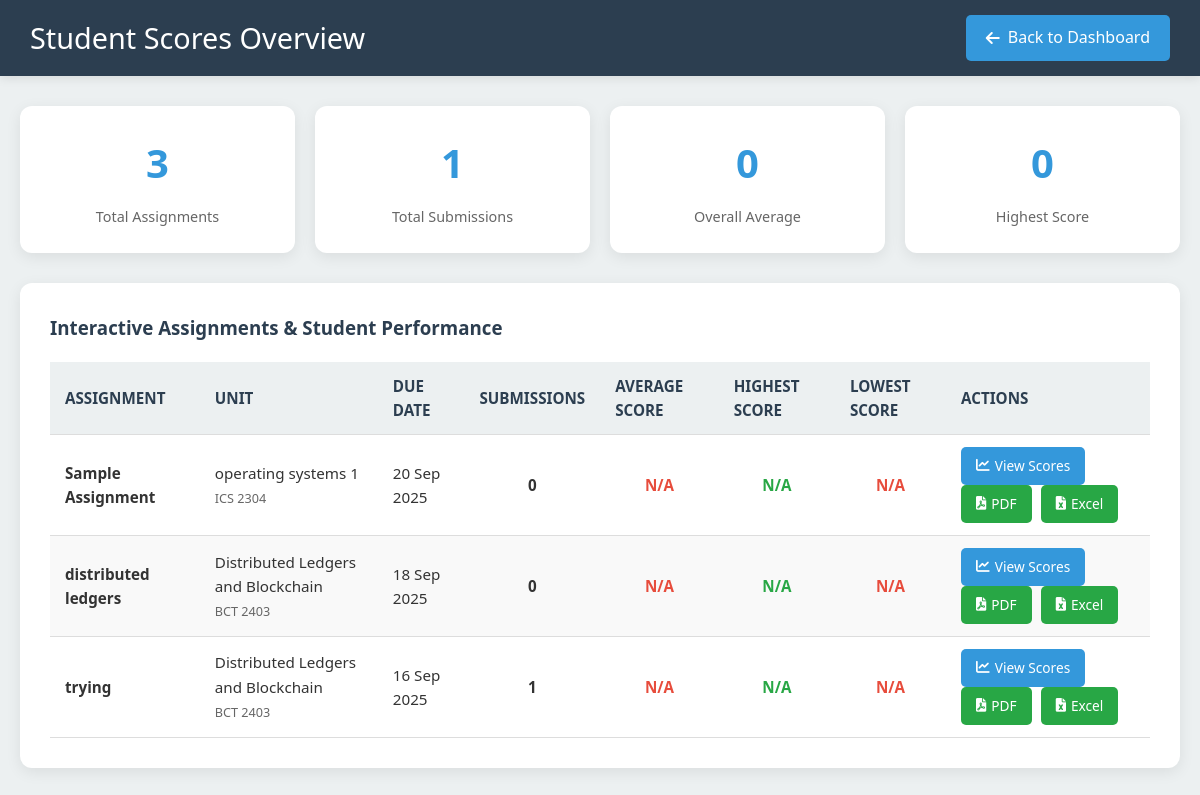
The app's page /lecturer/scores_overview.php (signed in), older data.
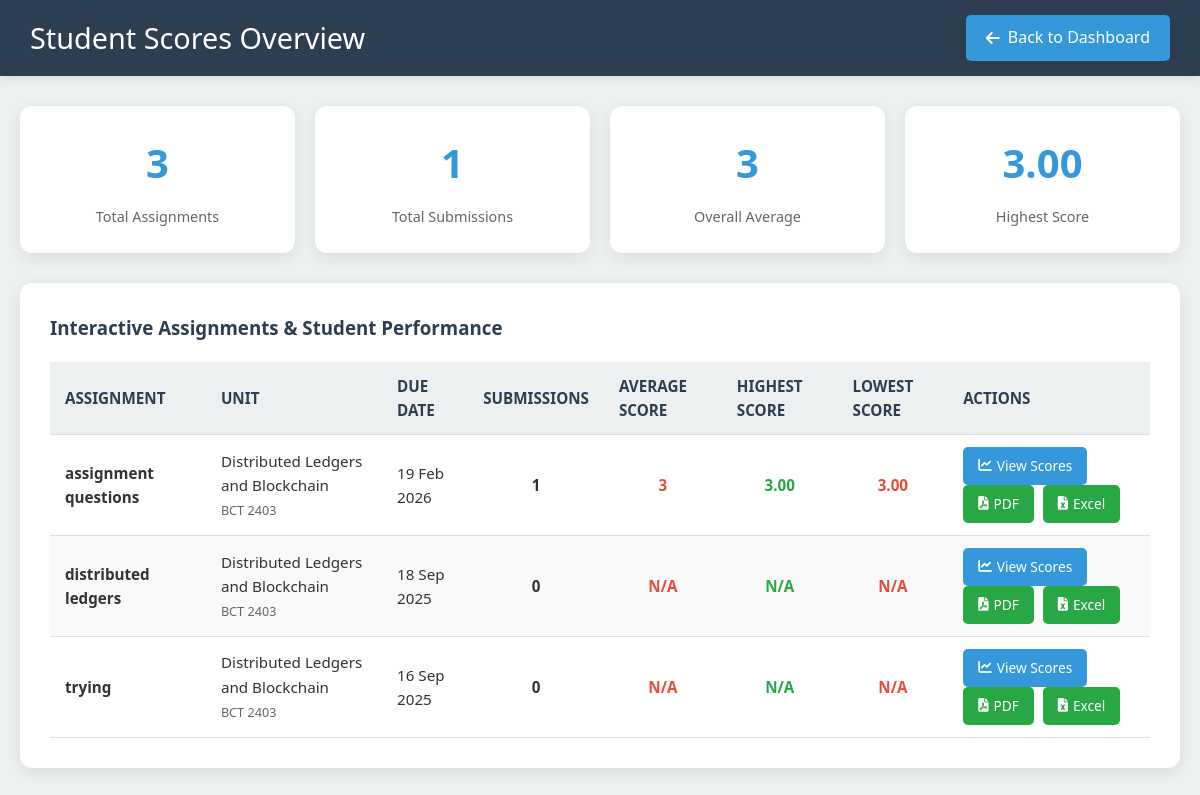
The same page, newer data.
### tables this page shows
CREATE TABLE `interactive_assignments` (
  `id` int NOT NULL,
  `lecturer_id` int NOT NULL,
  `unit_id` int NOT NULL,
  `title` varchar(255) NOT NULL,
  `description` text,
  `due_date` datetime DEFAULT NULL,
  `created_at` timestamp NULL DEFAULT CURRENT_TIMESTAMP
);

CREATE TABLE `units` (
  `id` int NOT NULL,
  `name` varchar(100) DEFAULT NULL,
  `code` varchar(50) DEFAULT NULL,
  `course_id` int DEFAULT NULL,
  `year` int DEFAULT NULL,
  `semester` int NOT NULL
);

### lecturer/scores_overview.php (the view, shortened to what the changed rows need)
<?php
require_once '../config/db.php';
$lecturer_id = $_SESSION['user_id'];
try {
    $assignments_stmt = $conn->prepare("
        SELECT a.id, a.title, a.due_date, u.name AS unit_name, u.code AS unit_code,
               COUNT(s.id) as submission_count,
               AVG(s.score) as average_score,
               MAX(s.score) as highest_score,
               MIN(s.score) as lowest_score
        FROM interactive_assignments a
        JOIN units u ON a.unit_id = u.id
        LEFT JOIN interactive_submissions s ON a.id = s.assignment_id
        WHERE a.lecturer_id = ?
        GROUP BY a.id, a.title, a.due_date, u.name, u.code
        ORDER BY a.due_date DESC
    ");
    $assignments_stmt->bind_param("i", $lecturer_id);
    $assignments_stmt->execute();
    $assignments = $assignments_stmt->get_result()->fetch_all(MYSQLI_ASSOC);
} catch (Exception $e) {
    error_log("Error fetching assignments: " . $e->getMessage());
    $assignments = [];
}
?>
<!DOCTYPE html>
<html lang="en">
<head>
    <link rel="stylesheet" href="https://cdnjs.cloudflare.com/ajax/libs/font-awesome/6.0.0-beta3/css/all.min.css">
</head>
<body>
    <header class="header">
        <h1>Student Scores Overview</h1>
    </header>
    <div class="container">
        <div class="stats-grid">
            <div class="stat-card">
                <div class="stat-number">
                    <?php
                    $avgScores = array_filter(array_column($assignments, 'average_score'), function($v) { return $v !== null; });
                    echo count($avgScores) > 0 ? round(array_sum($avgScores) / count($avgScores), 1) : '0';
                    ?>
                </div>
                <div class="stat-label">Overall Average</div>
            </div>
            <div class="stat-card">
                <div class="stat-number">
                    <?php
                    $maxScores = array_filter(array_column($assignments, 'highest_score'), function($v) { return $v !== null; });
                    echo count($maxScores) > 0 ? max($maxScores) : '0';
                    ?>
                </div>
                <div class="stat-label">Highest Score</div>
            </div>
        </div>
        <div class="assignments-table">
            <?php if (empty($assignments)): ?>
                <div class="no-data">
                    <i class="fas fa-inbox" style="font-size: 3em; color: #ccc; margin-bottom: 15px;"></i>
                    <p>No interactive assignments found. <a href="create_questions.php">Create your first assignment</a></p>
                </div>
            <?php else: ?>
                <table>
                    <thead>
                        <tr>
                            <th>Assignment</th>
                            <th>Unit</th>
                            <th>Due Date</th>
                            <th>Submissions</th>
                            <th>Average Score</th>
                            <th>Highest Score</th>
                            <th>Lowest Score</th>
                            <th>Actions</th>
                        </tr>
                    </thead>
                    <tbody>
                        <?php foreach ($assignments as $assignment): ?>
                            <tr>
                                <td>
                                    <strong><?= htmlspecialchars($assignment['title']) ?></strong>
                                </td>
                                <td>
                                    <?= htmlspecialchars($assignment['unit_name']) ?><br>
                                    <small style="color: #666;"><?= htmlspecialchars($assignment['unit_code']) ?></small>
                                </td>
                                <td><?= date("d M Y", strtotime($assignment['due_date'])) ?></td>
                                <td class="score-cell"><?= $assignment['submission_count'] ?></td>
                                <td class="score-cell <?php
                                    if ($assignment['average_score'] >= 80) echo 'score-excellent';
                                    elseif ($assignment['average_score'] >= 60) echo 'score-good';
                                    elseif ($assignment['average_score'] >= 40) echo 'score-average';
                                    else echo 'score-poor';
                                ?>">
                                    <?= $assignment['average_score'] ? round($assignment['average_score'], 1) : 'N/A' ?>
                                </td>
                                <td class="score-cell score-excellent"><?= $assignment['highest_score'] ?: 'N/A' ?></td>
                                <td class="score-cell score-poor"><?= $assignment['lowest_score'] ?: 'N/A' ?></td>
                                <td>
                                    <a href="view_scores.php?id=<?= $assignment['id'] ?>" class="action-btn">
                                        <i class="fas fa-chart-line"></i> View Scores
                                    </a>
                                    <a href="export_scores.php?id=<?= $assignment['id'] ?>&format=pdf" class="action-btn export">
                                        <i class="fas fa-file-pdf"></i> PDF
                                    </a>
                                    <a href="export_scores.php?id=<?= $assignment['id'] ?>&format=excel" class="action-btn export">
                                        <i class="fas fa-file-excel"></i> Excel
                                    </a>
                                </td>
                            </tr>
                        <?php endforeach; ?>
                    </tbody>
                </table>
            <?php endif; ?>
        </div>
    </div>
</body>
</html>

Row changes from the older to the newer data that the page shows:
removed interactive_assignments: title "Sample Assignment", unit.name "operating systems 1", unit.code "ICS 2304", due_date "20 Sep 2025", submission_count "0", shows "N/A", highest_score "N/A", lowest_score "N/A"
added interactive_assignments: title "assignment questions", unit.name "Distributed Ledgers and Blockchain", unit.code "BCT 2403", due_date "19 Feb 2026", submission_count "1", average_score "3", highest_score "3.00", lowest_score "3.00"
computed for interactive_assignments "trying": submission_count "1" → "0"
Text that changed along with them:
array_sum($avgScores) / count($avgScores): (not shown) → "3"
max($maxScores): (not shown) → "3.00"
text no longer shown: "0 0"
